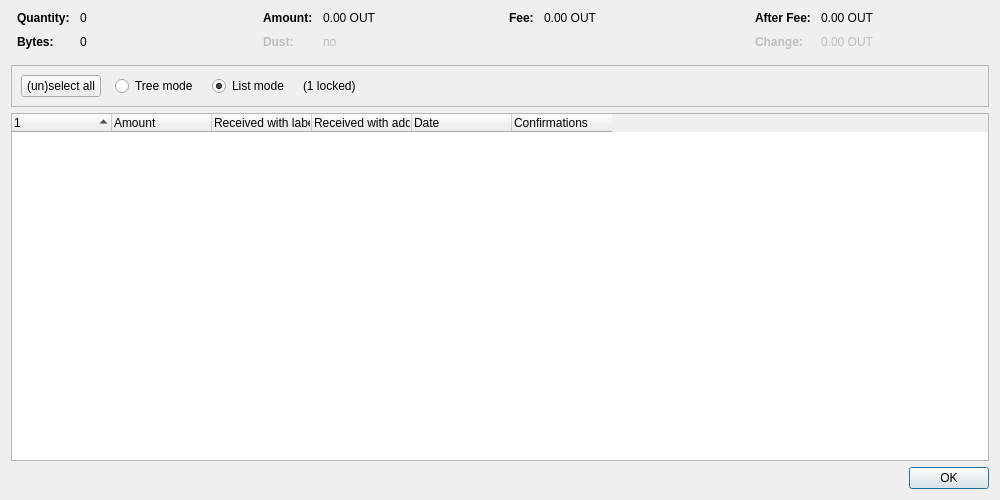
<?xml version="1.0" encoding="UTF-8"?>
<ui version="4.0">
 <class>CoinControlDialog</class>
 <widget class="QDialog" name="CoinControlDialog">
  <property name="geometry">
   <rect>
    <x>0</x>
    <y>0</y>
    <width>1000</width>
    <height>500</height>
   </rect>
  </property>
  <property name="windowTitle">
   <string>Coin Selection</string>
  </property>
  <layout class="QVBoxLayout" name="verticalLayout">
   <item>
    <layout class="QHBoxLayout" name="horizontalLayoutTop" stretch="0,0,0,0">
     <property name="topMargin">
      <number>0</number>
     </property>
     <property name="bottomMargin">
      <number>10</number>
     </property>
     <item>
      <layout class="QFormLayout" name="formLayoutCoinControl1">
       <property name="horizontalSpacing">
        <number>10</number>
       </property>
       <property name="verticalSpacing">
        <number>10</number>
       </property>
       <property name="leftMargin">
        <number>6</number>
       </property>
       <property name="rightMargin">
        <number>6</number>
       </property>
       <item row="0" column="0">
        <widget class="QLabel" name="labelCoinControlQuantityText">
         <property name="font">
          <font>
           <weight>75</weight>
           <bold>true</bold>
          </font>
         </property>
         <property name="text">
          <string>Quantity:</string>
         </property>
        </widget>
       </item>
       <item row="0" column="1">
        <widget class="QLabel" name="labelCoinControlQuantity">
         <property name="cursor">
          <cursorShape>IBeamCursor</cursorShape>
         </property>
         <property name="contextMenuPolicy">
          <enum>Qt::ActionsContextMenu</enum>
         </property>
         <property name="text">
          <string notr="true">0</string>
         </property>
         <property name="textInteractionFlags">
          <set>Qt::LinksAccessibleByMouse|Qt::TextSelectableByKeyboard|Qt::TextSelectableByMouse</set>
         </property>
        </widget>
       </item>
       <item row="1" column="0">
        <widget class="QLabel" name="labelCoinControlBytesText">
         <property name="font">
          <font>
           <weight>75</weight>
           <bold>true</bold>
          </font>
         </property>
         <property name="text">
          <string>Bytes:</string>
         </property>
        </widget>
       </item>
       <item row="1" column="1">
        <widget class="QLabel" name="labelCoinControlBytes">
         <property name="cursor">
          <cursorShape>IBeamCursor</cursorShape>
         </property>
         <property name="contextMenuPolicy">
          <enum>Qt::ActionsContextMenu</enum>
         </property>
         <property name="text">
          <string notr="true">0</string>
         </property>
         <property name="textInteractionFlags">
          <set>Qt::LinksAccessibleByMouse|Qt::TextSelectableByKeyboard|Qt::TextSelectableByMouse</set>
         </property>
        </widget>
       </item>
      </layout>
     </item>
     <item>
      <layout class="QFormLayout" name="formLayoutCoinControl2">
       <property name="horizontalSpacing">
        <number>10</number>
       </property>
       <property name="verticalSpacing">
        <number>10</number>
       </property>
       <property name="leftMargin">
        <number>6</number>
       </property>
       <property name="rightMargin">
        <number>6</number>
       </property>
       <item row="0" column="0">
        <widget class="QLabel" name="labelCoinControlAmountText">
         <property name="font">
          <font>
           <weight>75</weight>
           <bold>true</bold>
          </font>
         </property>
         <property name="text">
          <string>Amount:</string>
         </property>
        </widget>
       </item>
       <item row="0" column="1">
        <widget class="QLabel" name="labelCoinControlAmount">
         <property name="cursor">
          <cursorShape>IBeamCursor</cursorShape>
         </property>
         <property name="contextMenuPolicy">
          <enum>Qt::ActionsContextMenu</enum>
         </property>
         <property name="text">
          <string notr="true">0.00 OUT</string>
         </property>
         <property name="textInteractionFlags">
          <set>Qt::LinksAccessibleByMouse|Qt::TextSelectableByKeyboard|Qt::TextSelectableByMouse</set>
         </property>
        </widget>
       </item>
       <item row="1" column="0">
        <widget class="QLabel" name="labelCoinControlLowOutputText">
         <property name="enabled">
          <bool>false</bool>
         </property>
         <property name="font">
          <font>
           <weight>75</weight>
           <bold>true</bold>
          </font>
         </property>
         <property name="text">
          <string>Dust:</string>
         </property>
        </widget>
       </item>
       <item row="1" column="1">
        <widget class="QLabel" name="labelCoinControlLowOutput">
         <property name="enabled">
          <bool>false</bool>
         </property>
         <property name="cursor">
          <cursorShape>IBeamCursor</cursorShape>
         </property>
         <property name="contextMenuPolicy">
          <enum>Qt::ActionsContextMenu</enum>
         </property>
         <property name="text">
          <string notr="true">no</string>
         </property>
         <property name="textInteractionFlags">
          <set>Qt::LinksAccessibleByMouse|Qt::TextSelectableByKeyboard|Qt::TextSelectableByMouse</set>
         </property>
        </widget>
       </item>
      </layout>
     </item>
     <item>
      <layout class="QFormLayout" name="formLayoutCoinControl3">
       <property name="horizontalSpacing">
        <number>10</number>
       </property>
       <property name="verticalSpacing">
        <number>10</number>
       </property>
       <property name="leftMargin">
        <number>6</number>
       </property>
       <property name="rightMargin">
        <number>6</number>
       </property>
       <item row="0" column="0">
        <widget class="QLabel" name="labelCoinControlFeeText">
         <property name="font">
          <font>
           <weight>75</weight>
           <bold>true</bold>
          </font>
         </property>
         <property name="text">
          <string>Fee:</string>
         </property>
        </widget>
       </item>
       <item row="0" column="1">
        <widget class="QLabel" name="labelCoinControlFee">
         <property name="cursor">
          <cursorShape>IBeamCursor</cursorShape>
         </property>
         <property name="contextMenuPolicy">
          <enum>Qt::ActionsContextMenu</enum>
         </property>
         <property name="text">
          <string notr="true">0.00 OUT</string>
         </property>
         <property name="textInteractionFlags">
          <set>Qt::LinksAccessibleByMouse|Qt::TextSelectableByKeyboard|Qt::TextSelectableByMouse</set>
         </property>
        </widget>
       </item>
      </layout>
     </item>
     <item>
      <layout class="QFormLayout" name="formLayoutCoinControl4">
       <property name="horizontalSpacing">
        <number>10</number>
       </property>
       <property name="verticalSpacing">
        <number>10</number>
       </property>
       <property name="leftMargin">
        <number>6</number>
       </property>
       <property name="rightMargin">
        <number>6</number>
       </property>
       <item row="0" column="0">
        <widget class="QLabel" name="labelCoinControlAfterFeeText">
         <property name="font">
          <font>
           <weight>75</weight>
           <bold>true</bold>
          </font>
         </property>
         <property name="text">
          <string>After Fee:</string>
         </property>
        </widget>
       </item>
       <item row="0" column="1">
        <widget class="QLabel" name="labelCoinControlAfterFee">
         <property name="cursor">
          <cursorShape>IBeamCursor</cursorShape>
         </property>
         <property name="contextMenuPolicy">
          <enum>Qt::ActionsContextMenu</enum>
         </property>
         <property name="text">
          <string notr="true">0.00 OUT</string>
         </property>
         <property name="textInteractionFlags">
          <set>Qt::LinksAccessibleByMouse|Qt::TextSelectableByKeyboard|Qt::TextSelectableByMouse</set>
         </property>
        </widget>
       </item>
       <item row="1" column="0">
        <widget class="QLabel" name="labelCoinControlChangeText">
         <property name="enabled">
          <bool>false</bool>
         </property>
         <property name="font">
          <font>
           <weight>75</weight>
           <bold>true</bold>
          </font>
         </property>
         <property name="text">
          <string>Change:</string>
         </property>
        </widget>
       </item>
       <item row="1" column="1">
        <widget class="QLabel" name="labelCoinControlChange">
         <property name="enabled">
          <bool>false</bool>
         </property>
         <property name="cursor">
          <cursorShape>IBeamCursor</cursorShape>
         </property>
         <property name="contextMenuPolicy">
          <enum>Qt::ActionsContextMenu</enum>
         </property>
         <property name="text">
          <string notr="true">0.00 OUT</string>
         </property>
         <property name="textInteractionFlags">
          <set>Qt::LinksAccessibleByMouse|Qt::TextSelectableByKeyboard|Qt::TextSelectableByMouse</set>
         </property>
        </widget>
       </item>
      </layout>
     </item>
    </layout>
   </item>
   <item>
    <widget class="QFrame" name="frame">
     <property name="minimumSize">
      <size>
       <width>0</width>
       <height>40</height>
      </size>
     </property>
     <property name="frameShape">
      <enum>QFrame::StyledPanel</enum>
     </property>
     <property name="frameShadow">
      <enum>QFrame::Sunken</enum>
     </property>
     <layout class="QHBoxLayout" name="horizontalLayout">
      <item>
       <layout class="QHBoxLayout" name="horizontalLayoutPanel" stretch="0,0,0,0,0">
        <property name="spacing">
         <number>14</number>
        </property>
        <item>
         <widget class="QPushButton" name="pushButtonSelectAll">
          <property name="sizePolicy">
           <sizepolicy hsizetype="Maximum" vsizetype="Fixed">
            <horstretch>0</horstretch>
            <verstretch>0</verstretch>
           </sizepolicy>
          </property>
          <property name="text">
           <string>(un)select all</string>
          </property>
          <property name="autoDefault">
           <bool>false</bool>
          </property>
         </widget>
        </item>
        <item>
         <widget class="QRadioButton" name="radioTreeMode">
          <property name="sizePolicy">
           <sizepolicy hsizetype="Maximum" vsizetype="Fixed">
            <horstretch>0</horstretch>
            <verstretch>0</verstretch>
           </sizepolicy>
          </property>
          <property name="text">
           <string>Tree mode</string>
          </property>
         </widget>
        </item>
        <item>
         <widget class="QRadioButton" name="radioListMode">
          <property name="sizePolicy">
           <sizepolicy hsizetype="Maximum" vsizetype="Fixed">
            <horstretch>0</horstretch>
            <verstretch>0</verstretch>
           </sizepolicy>
          </property>
          <property name="text">
           <string>List mode</string>
          </property>
          <property name="checked">
           <bool>true</bool>
          </property>
         </widget>
        </item>
        <item>
         <widget class="QLabel" name="labelLocked">
          <property name="text">
           <string notr="true">(1 locked)</string>
          </property>
         </widget>
        </item>
        <item>
         <spacer name="horizontalSpacer">
          <property name="orientation">
           <enum>Qt::Horizontal</enum>
          </property>
          <property name="sizeHint" stdset="0">
           <size>
            <width>40</width>
            <height>20</height>
           </size>
          </property>
         </spacer>
        </item>
       </layout>
      </item>
     </layout>
    </widget>
   </item>
   <item>
    <widget class="CoinControlTreeWidget" name="treeWidget">
     <property name="contextMenuPolicy">
      <enum>Qt::CustomContextMenu</enum>
     </property>
     <property name="sortingEnabled">
      <bool>false</bool>
     </property>
     <property name="columnCount">
      <number>6</number>
     </property>
     <attribute name="headerShowSortIndicator" stdset="0">
      <bool>true</bool>
     </attribute>
     <attribute name="headerStretchLastSection">
      <bool>false</bool>
     </attribute>
     <column>
      <property name="text">
       <string/>
      </property>
     </column>
     <column>
      <property name="text">
       <string>Amount</string>
      </property>
     </column>
     <column>
      <property name="text">
       <string>Received with label</string>
      </property>
     </column>
     <column>
      <property name="text">
       <string>Received with address</string>
      </property>
     </column>
     <column>
      <property name="text">
       <string>Date</string>
      </property>
     </column>
     <column>
      <property name="text">
       <string>Confirmations</string>
      </property>
      <property name="toolTip">
       <string>Confirmed</string>
      </property>
     </column>
     <column>
      <property name="text">
       <string/>
      </property>
     </column>
     <column>
      <property name="text">
       <string/>
      </property>
     </column>
     <column>
      <property name="text">
       <string/>
      </property>
     </column>
     <column>
      <property name="text">
       <string/>
      </property>
     </column>
    </widget>
   </item>
   <item>
    <widget class="QDialogButtonBox" name="buttonBox">
     <property name="orientation">
      <enum>Qt::Horizontal</enum>
     </property>
     <property name="standardButtons">
      <set>QDialogButtonBox::Ok</set>
     </property>
    </widget>
   </item>
  </layout>
 </widget>
 <customwidgets>
  <customwidget>
   <class>CoinControlTreeWidget</class>
   <extends>QTreeWidget</extends>
   <header>qt/coincontroltreewidget.h</header>
  </customwidget>
 </customwidgets>
 <resources/>
 <connections/>
</ui>
